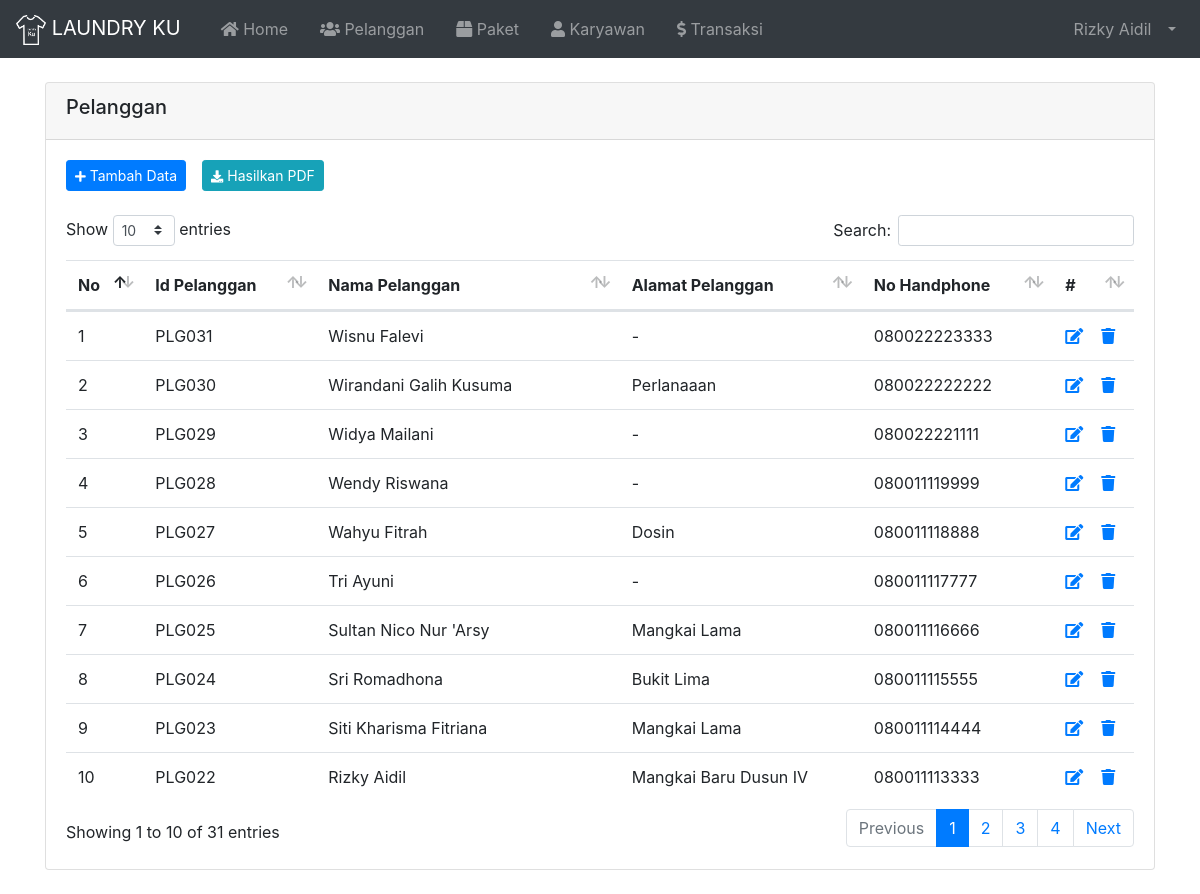
/index.php?page=Pelanggan (signed in), run on the app's committed database.
### tables this page shows
CREATE TABLE `tbl_karyawan` (
  `id` int(11) NOT NULL,
  `nama` varchar(100) NOT NULL,
  `username` varchar(30) NOT NULL,
  `password` varchar(255) NOT NULL,
  `email` varchar(255) NOT NULL,
  `no_hp` varchar(20) NOT NULL,
  `alamat` varchar(100) NOT NULL,
  `catatan` varchar(255) NOT NULL,
  `image` varchar(255) NOT NULL,
  `role` varchar(20) NOT NULL
);

CREATE TABLE `tbl_pelanggan` (
  `id` varchar(10) NOT NULL,
  `nama` varchar(100) NOT NULL,
  `alamat` varchar(255) NOT NULL,
  `no_hp` varchar(20) NOT NULL
);

### index.php (called while the page is built, shortened)
<?php
  require 'load/config.php';
  require 'load/function.php';
?>
<?php require_once 'header.php'; ?>
<?php require 'content.php'; ?>
<?php require_once 'footer.php'; ?>

### load/function.php (called while the page is built, shortened)
<?php
  require 'config.php';
  function viewDatas( $query ) {
    global $koneksi;
    $result = mysqli_query($koneksi, $query);
    $rows = [];
      while ($row = mysqli_fetch_assoc($result)) {
        $rows[] = $row;
      }
    return $rows;
  }
  function viewAllData($tabel) {
    global $koneksi;
    $query = "SELECT * FROM $tabel ORDER BY id DESC";
    $result = mysqli_query($koneksi, $query);
    $rows = [];
      while ($row = mysqli_fetch_assoc($result)) {
        $rows[] = $row;
      }
    return $rows;
  }
?>

### page/pelanggan/pelanggan.php (the view, shortened to what this page needs)
<div class="container">
  <div class="card mt-4 mb-4">
    <div class="card-header">
      <h5>Pelanggan</h5>
    </div>
    <div class="card-body">
      <div class="d-flex justify-content-start mb-4">
        <a href="?page=TambahPelanggan" type="button" class="btn btn-sm btn-primary mr-3"><i class="fas fa-plus fa-sm text-white"></i> Tambah Data</a>
        <a href="page/pelanggan/laporanpelanggan.php" target="_blank" type="button" class="btn btn-sm btn-info mr-3"><i class="fas fa-download fa-sm text-white"></i> Hasilkan PDF</a>
      </div>
      <table id="dataTables" class="table table-hover">
        <thead>
          <tr>
            <th>No</th>
            <th>Id Pelanggan</th>
            <th>Nama Pelanggan</th>
            <th>Alamat Pelanggan</th>
            <th>No Handphone</th>
            <th>#</th>
          </tr>
        </thead>
        <tbody>
          <?php $no = 1; ?>
          <?php $pelanggan = viewAllData("tbl_pelanggan"); ?>
          <?php foreach($pelanggan as $data) : ?>
          <tr>
            <td><?= $no++;?></td>
            <td><?= $data['id']; ?></td>
            <td><?= $data['nama']; ?></td>
            <td><?= $data['alamat']; ?></td>
            <td><?= $data['no_hp']; ?></td>
            <td>
              <a href="?page=EditPelanggan&id=<?php echo $data['id']; ?>">
                <span class="fas fa-edit"></span>
              </a>
              <?php
                $id = $data['id'];
                $result = viewDatas("SELECT * FROM `tbl_transaksi` WHERE tbl_transaksi.id_pelanggan = '$id'");
                if ( count($result) > 0 ) { ?>
                <a href="#"
                  onclick="return confirm('Data sedang digunakan');">
                  <span class="fas fa-trash"></span>
              <?php } else { ?>
                <a href="?page=HapusPelanggan&id=<?php echo $data['id']; ?>"
                  onclick="return confirm('Yakin ingin hapus <?= $data['nama']; ?>');">
                  <span class="fas fa-trash"></span>
              <?php } ?>
            </td>
          </tr>
          <?php endforeach; ?>
        </tbody>
      </table>
    </div>
  </div>
</div>

### header.php (shortened to what this page needs)
<?php
  $id = $_SESSION['id'];
  $result = mysqli_query($koneksi, "SELECT * FROM tbl_karyawan WHERE id = '$id'");
  $user = mysqli_fetch_assoc($result);
?>
<!DOCTYPE html>
<html lang="en">
<head>
	<link rel="stylesheet" href="asset/vendor/bootstrap-4.5.3/css/bootstrap.min.css">
	<link rel="stylesheet" href="asset/vendor/fontawesome/css/all.min.css">
	<link rel="stylesheet" href="asset/vendor/datatables-b4/datatables.min.css">
</head>
<body>
	<nav class="navbar navbar-expand-lg navbar-dark bg-dark">
		<a class="navbar-brand" href="index.php">
			<img src="asset/img/logo.png" width="30" height="30" alt="">
			LAUNDRY KU
		</a>
		<div class="collapse navbar-collapse" id="navbarSupportedContent">
			<ul class="navbar-nav mr-auto">
				<li class="nav-item ml-3">
					<a class="nav-link" href="index.php"><i class="fas fa-home"></i> Home<span class="sr-only">(current)</span></a>
				</li>
				<li class="nav-item ml-3">
					<a class="nav-link" href="?page=Pelanggan"><i class="fas fa-users"></i> Pelanggan</a>
				</li>
				<li class="nav-item ml-3">
					<a class="nav-link" href="?page=Paket"><i class="fas fa-box"></i> Paket</a>
				</li>
				<?php if ($user['role'] == 'Admin') : ?>
				<li class="nav-item ml-3">
					<a class="nav-link" href="?page=Karyawan"><i class="fas fa-user"></i> Karyawan</a>
				</li>
				<?php endif; ?>
				<li class="nav-item ml-3">
					<a class="nav-link " href="?page=Transaksi"><i class="fas fa-dollar-sign"></i> Transaksi</a>
				</li>
			</ul>
			<ul class="navbar-nav ml-auto">
				<li class="nav-item dropdown">
					<a class="nav-link dropdown-toggle" href="#" id="userDropdown" role="button" data-toggle="dropdown"
						aria-haspopup="true" aria-expanded="false">
						<span class="mr-2 d-none d-lg-inline"><?= $user['nama']; ?></span>
					</a>
				</li>
			</ul>
		</div>
	</nav>

### data on the page
tbl_karyawan: nama "Rizky Aidil"
tbl_pelanggan: id "PLG031", nama "Wisnu Falevi", alamat "-", no_hp "080022223333"
tbl_pelanggan: id "PLG030", nama "Wirandani Galih Kusuma", alamat "Perlanaaan", no_hp "080022222222"
tbl_pelanggan: id "PLG029", nama "Widya Mailani", alamat "-", no_hp "080022221111"
tbl_pelanggan: id "PLG028", nama "Wendy Riswana", alamat "-", no_hp "080011119999"
tbl_pelanggan: id "PLG027", nama "Wahyu Fitrah", alamat "Dosin", no_hp "080011118888"
tbl_pelanggan: id "PLG026", nama "Tri Ayuni", alamat "-", no_hp "080011117777"
tbl_pelanggan: id "PLG025", nama "Sultan Nico Nur 'Arsy", alamat "Mangkai Lama", no_hp "080011116666"
tbl_pelanggan: id "PLG024", nama "Sri Romadhona", alamat "Bukit Lima", no_hp "080011115555"
tbl_pelanggan: id "PLG023", nama "Siti Kharisma Fitriana", alamat "Mangkai Lama", no_hp "080011114444"
tbl_pelanggan: id "PLG022", nama "Rizky Aidil", alamat "Mangkai Baru Dusun IV", no_hp "080011113333"
